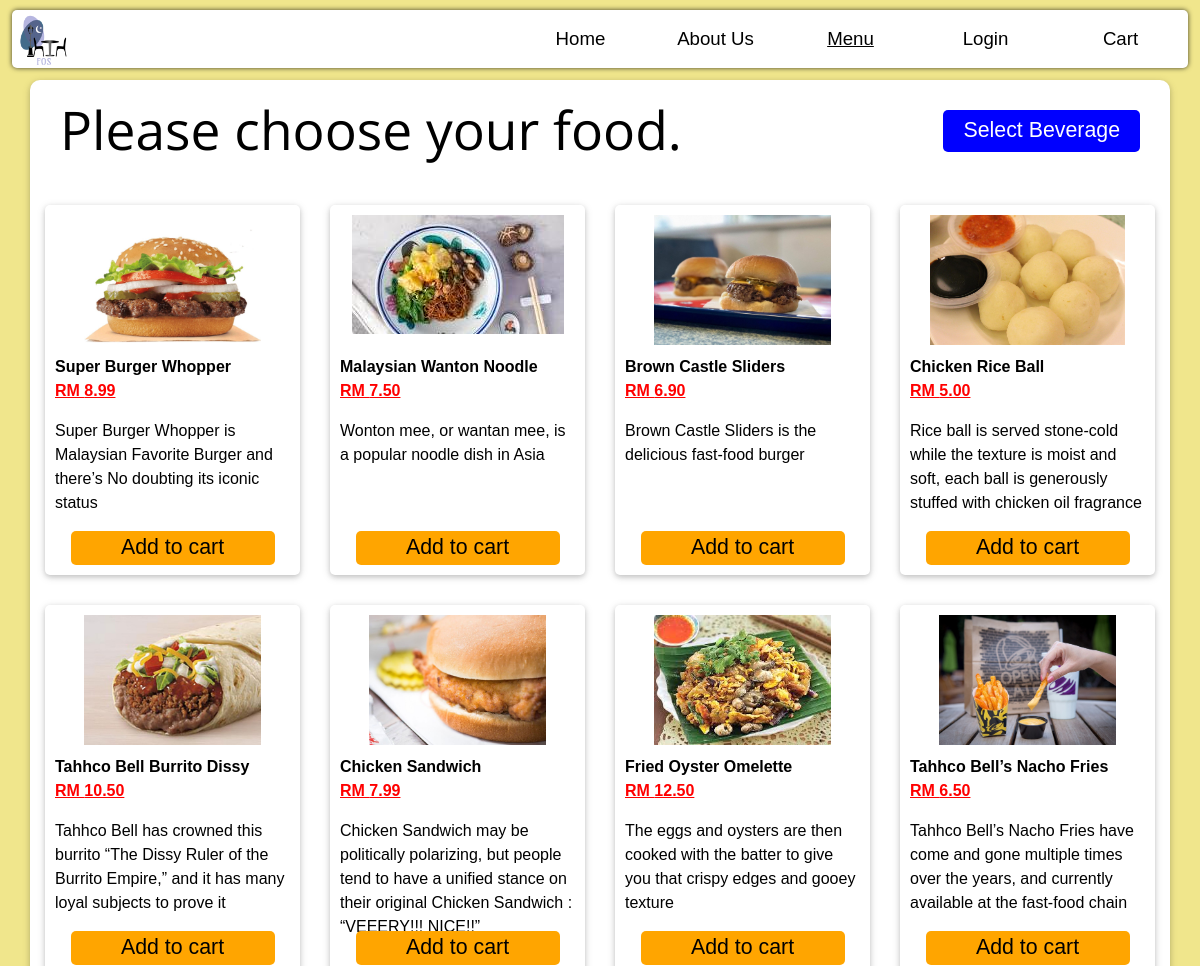
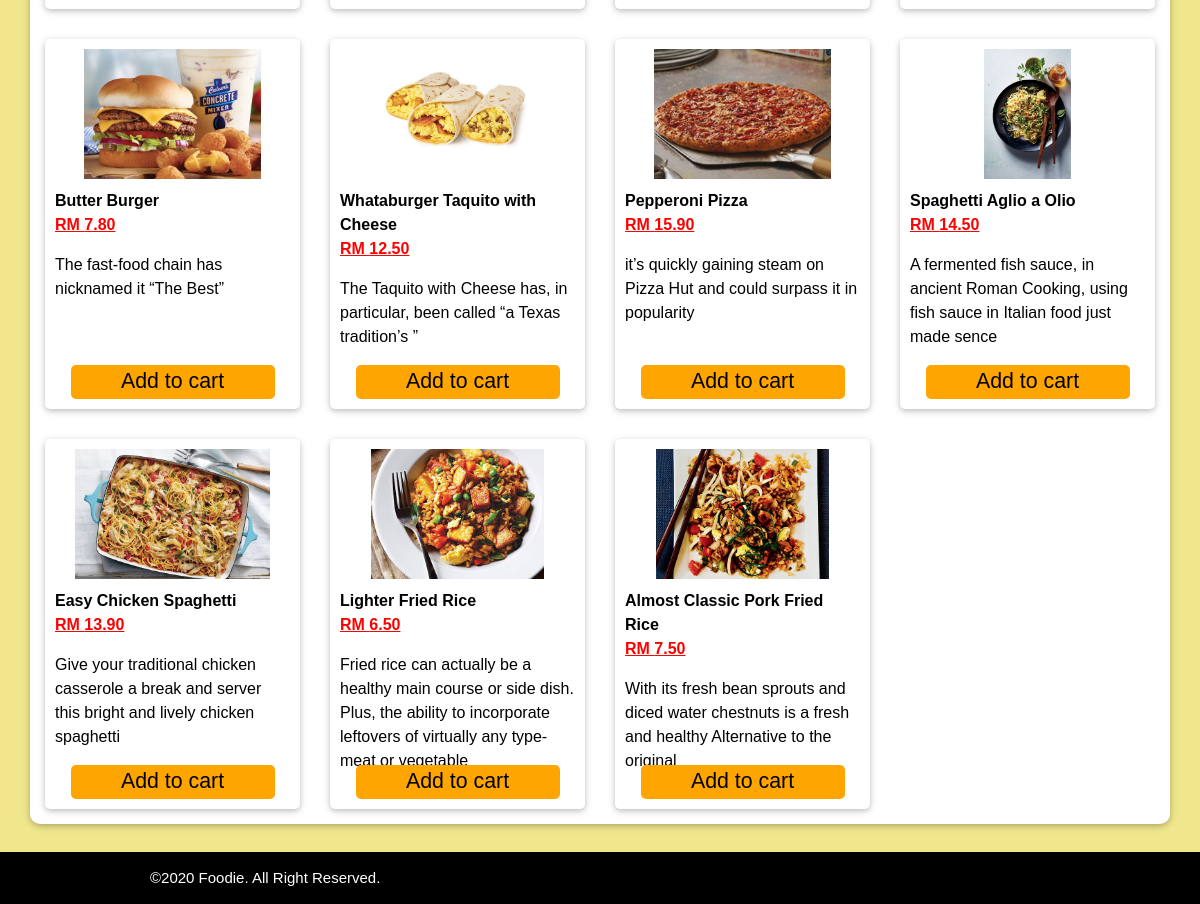
Page /menu.php on the committed database (2 pictures, top to bottom).
### tables this page shows
CREATE TABLE `product` (
  `productID` int(3) NOT NULL,
  `productCode` varchar(255) NOT NULL,
  `productName` varchar(255) NOT NULL,
  `productDesc` varchar(255) NOT NULL,
  `productPrice` double NOT NULL,
  `productImg` varchar(255) NOT NULL,
  `productCategory` varchar(255) NOT NULL,
  `isHide` int(1) NOT NULL DEFAULT 0
);

### menu.php (the view, shortened to what this page needs)
<?php
require_once('./php/dbconnect.php');
$status = "";
?>
<!DOCTYPE html>
<html lang="en">
<head>
    <link rel="stylesheet" href="./css/w3.css" />
    <link rel="stylesheet" href="./css/style.css" />
    <link rel="stylesheet" href="./css/menu.css" />
</head>
<body class="w3-khaki">
    <?php include "./navbar.php"; ?>
    <div class="menu-wrapper">
        <div id="menu" class="menu w3-card">
            <button id="select-beve" value="beve" onclick="showBeve()">Select Beverage</button>
            <p class="menu-title"></p>
            <h6 style="padding: 0 20px;"><?php print_r($status) ?></h6>
            <div id="food-menu-con" class="food-menu-con">
                <?php
                $result = mysqli_query($con, "SELECT * FROM `product` where productCategory = 'food' AND isHide='0'");
                while ($row = mysqli_fetch_assoc($result)) {
                    echo "<form action='' method='post' class='food-con-wrapper'>
                <div  class='food-con w3-card'>
			          <input type='hidden' name='food' value=" . $row['productCode'] . " />
			          <div class='food-img-con' style='height: 130px;'><img src='./product/" . $row['productImg'] . "'></div>
                <p class='food-title'>" . $row['productName'] . " <br><span class='food-price'>RM " . number_format((float)$row['productPrice'], 2, '.', '') . "</span></p>
                <p class='food-desc'>" . $row['productDesc'] . "</p>
                <button type='submit' class='btn-addtocart '>Add to cart</button>
                </div>
        </form>";
                }
                ?>
            </div>
        </div>
    </div>
    <footer class="footer bg-light">
        <div class="container">
            <p class="text-dark">&copy;2020 Foodie. All Right Reserved.</p>
        </div>
    </footer>
</body>
</html>

### css/w3.css (style rules this page uses)
*, *:before, *:after { box-sizing: inherit; }
html { -ms-text-size-adjust: 100%; -webkit-text-size-adjust: 100%; }
body { margin: 0; }
article, aside, details, figcaption, figure, footer, header, main, menu, nav, section { display: block; }
img { border-style: none; }
button, input, select, textarea, optgroup { font: inherit; margin: 0; }
button, input { overflow: visible; }
button, select { text-transform: none; }
button, [type="button"], [type="reset"], [type="submit"] { -webkit-appearance: button; }
html, body { font-family: Verdana, sans-serif; font-size: 15px; line-height: 1.5; }
html { overflow-x: hidden; }
img { vertical-align: middle; }
.w3-card, .w3-card-2 { box-shadow: 0 2px 5px 0 rgba(0, 0, 0, 0.16), 0 2px 10px 0 rgba(0, 0, 0, 0.12); }
.w3-khaki, .w3-hover-khaki:hover { color: #000 !important; background-color: #f0e68c !important; }

### css/style.css (style rules this page uses)
body { font-family: Arial; margin: 0; padding: 0%; height: 100%; width: 100%; box-sizing: border-box; }
html { height: 100%; width: 100%; margin: 0; padding: 0; box-sizing: border-box; }

### css/menu.css (style rules this page uses)
.menu-wrapper { padding-bottom: 80px; }
.menu { position: relative; z-index: auto; opacity: 0; visibility: hidden; display: none; width: 95%; margin: 0 auto; background-color: white; transition: all 0.5s; border-radius: 10px; }
.menu-title { padding: 10px 30px; font-size: 40pt; margin: 0; font-family: "Open Sans", sans-serif; }
.food-menu-con { display: flex; flex-wrap: wrap; width: auto; height: auto; transition: all 0.5s; }
.food-con-wrapper { position: relative; width: 25%; height: 400px; margin: 0; overflow: hidden; }
.food-con { display: block; position: absolute; height: auto; bottom: 0; top: 0; left: 0; right: 0; margin: 15px; border-radius: 5px; }
.btn-addtocart { display: block; position: absolute; height: auto; bottom: 0; left: 50%; width: 80%; transform: translateX(-50%); margin-bottom: 10px; background-color: orange; border-radius: 5px; border: 0; font-size: 16pt; transition: all 0.3s; cursor: pointer; }
.food-con-wrapper .food-img-con { position: relative; height: 130px; margin: 10px auto; }
.food-con-wrapper img { display: block; width: auto; max-height: 100%; margin: 0 auto; }
.food-title { font-size: 12pt; font-weight: bold; margin: 0 auto; padding: 0 10px; }
.food-desc { font-size: 12pt; padding: 0 10px; }
.food-price { color: red; text-decoration: underline; }
#select-beve { position: absolute; padding: 5px 20px; right: 30px; top: 30px; background-color: blue; border-radius: 5px; border: 0; font-size: 16pt; color: white; cursor: pointer; transition: all 0.2s; }
footer { position: fixed; left: 0; width: 100%; bottom: 0; background-color: black; color: white; padding-left: 10rem; }

### rows in the picture
product: productImg (picture), productName "Super Burger Whopper", productPrice "8.99", productDesc "Super Burger Whopper is Malaysian Favorite Burger and there’s No doubting its iconic status"
product: productImg (picture), productName "Malaysian Wanton Noodle", productPrice "7.50", productDesc "Wonton mee, or wantan mee, is a popular noodle dish in Asia"
product: productImg (picture), productName "Brown Castle Sliders", productPrice "6.90", productDesc "Brown Castle Sliders is the delicious fast-food burger"
product: productImg (picture), productName "Chicken Rice Ball", productPrice "5.00", productDesc "Rice ball is served stone-cold while the texture is moist and soft, each ball is generously stuffed with chicken oil fragrance"
product: productImg (picture), productName "Tahhco Bell Burrito Dissy", productPrice "10.50", productDesc "Tahhco Bell has crowned this burrito “The Dissy Ruler of the Burrito Empire,” and it has many loyal subjects to prove it"
product: productImg (picture), productName "Chicken Sandwich", productPrice "7.99", productDesc "Chicken Sandwich may be politically polarizing, but people tend to have a unified stance on their original Chicken Sandwich : “VEEERY!!! NICE!!”"
product: productImg (picture), productName "Fried Oyster Omelette", productPrice "12.50", productDesc "The eggs and oysters are then cooked with the batter to give you that crispy edges and gooey texture"
product: productImg (picture), productName "Tahhco Bell’s Nacho Fries", productPrice "6.50", productDesc "Tahhco Bell’s Nacho Fries have come and gone multiple times over the years, and currently available at the fast-food chain"
product: productImg (picture), productName "Butter Burger", productPrice "7.80", productDesc "The fast-food chain has nicknamed it “The Best”"
product: productImg (picture), productName "Whataburger Taquito with Cheese", productPrice "12.50", productDesc "The Taquito with Cheese has, in particular, been called “a Texas tradition’s ”"
product: productImg (picture), productName "Pepperoni Pizza", productPrice "15.90", productDesc "it’s quickly gaining steam on Pizza Hut and could surpass it in popularity"
product: productImg (picture), productName "Spaghetti Aglio a Olio", productPrice "14.50", productDesc "A fermented fish sauce, in ancient Roman Cooking, using fish sauce in Italian food just made sence"
product: productImg (picture), productName "Easy Chicken Spaghetti", productPrice "13.90", productDesc "Give your traditional chicken casserole a break and server this bright and lively chicken spaghetti"
product: productImg (picture), productName "Lighter Fried Rice", productPrice "6.50", productDesc "Fried rice can actually be a healthy main course or side dish. Plus, the ability to incorporate leftovers of virtually any type-meat or vegetable"
product: productImg (picture), productName "Almost Classic Pork Fried Rice", productPrice "7.50", productDesc "With its fresh bean sprouts and diced water chestnuts is a fresh and healthy Alternative to the original"
